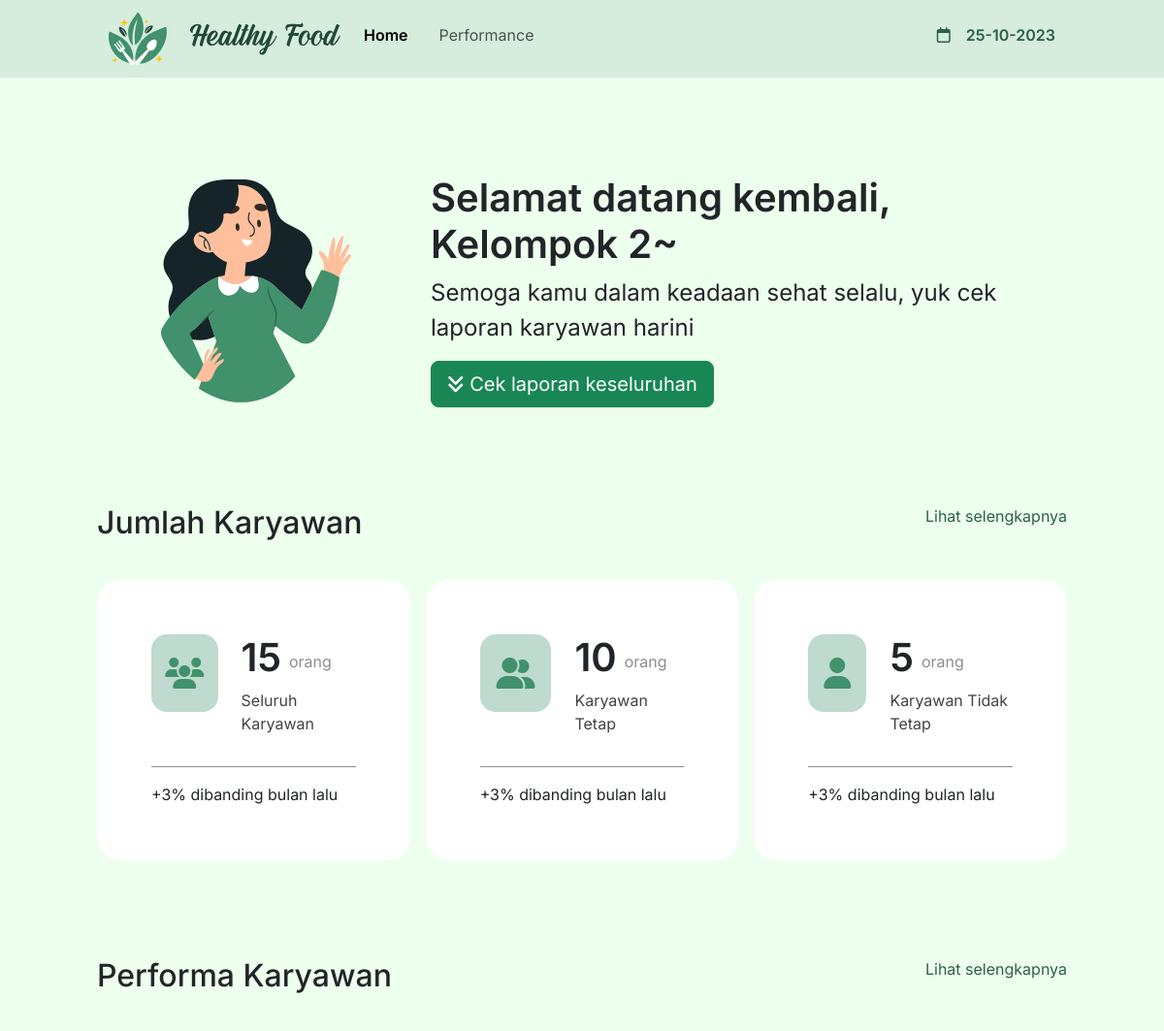
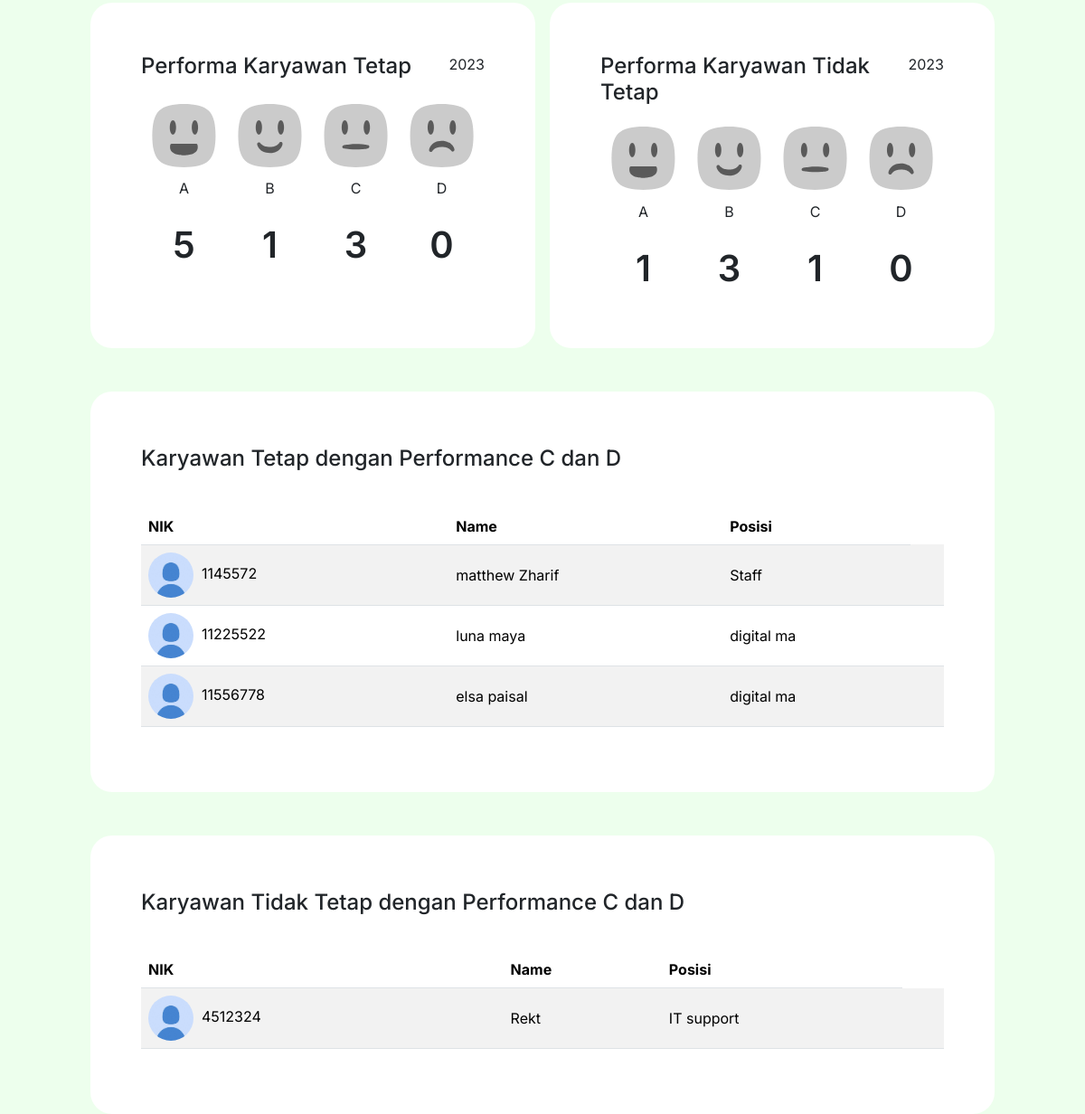
Before: / with the older database file (2 pictures, top to bottom).
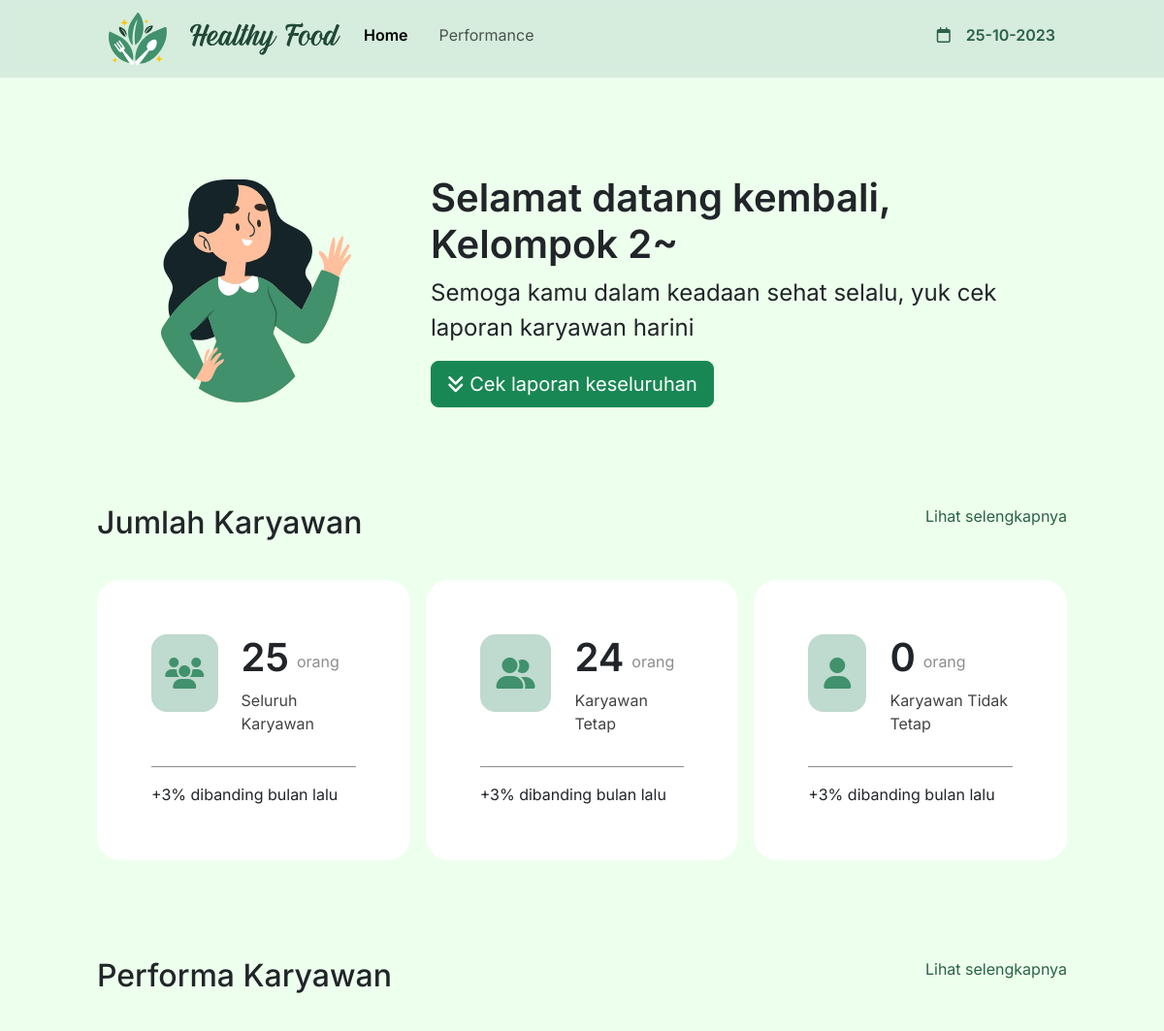
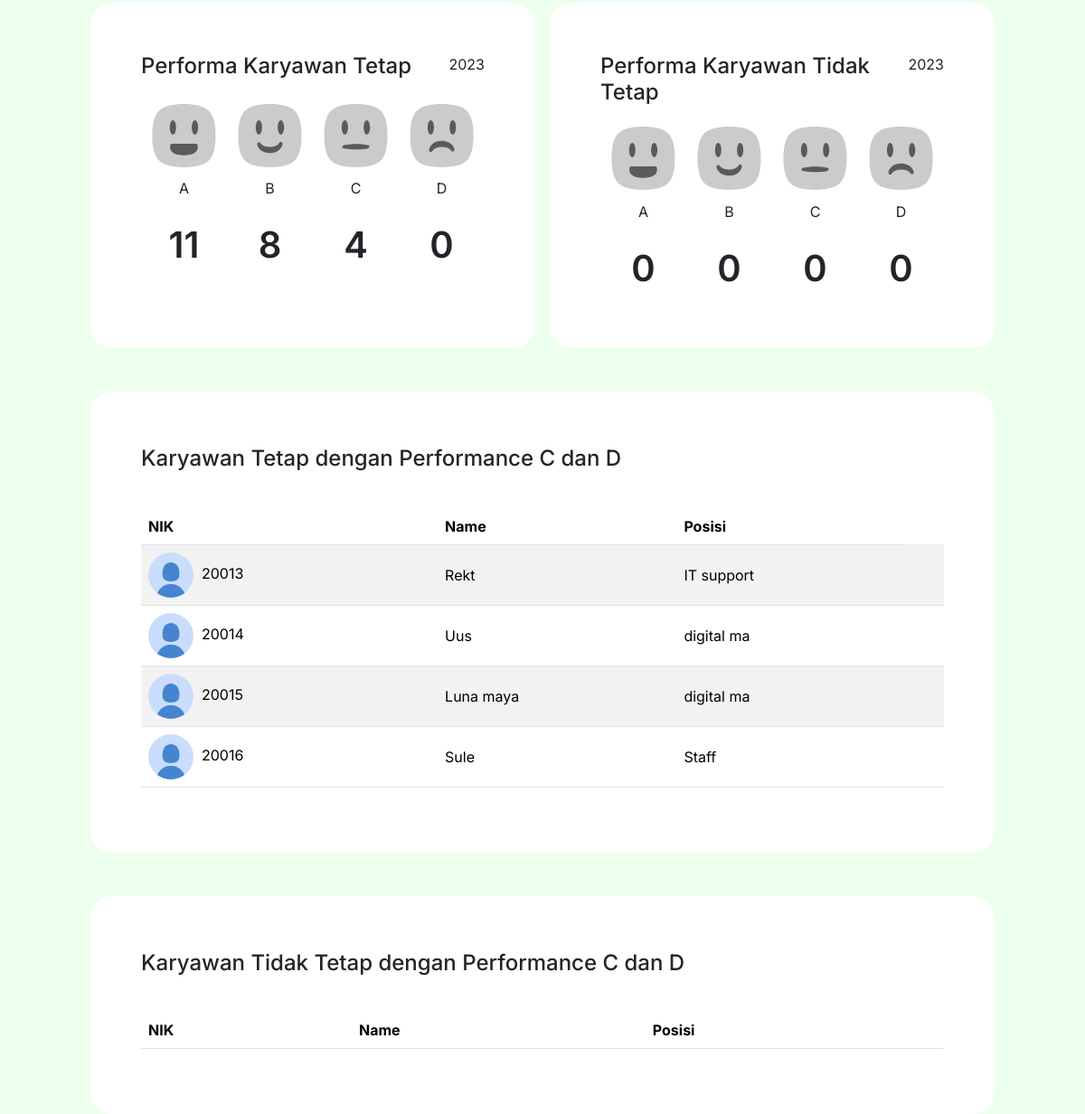
After: the same page with the newer database file (2 pictures, top to bottom).
### tables this page shows
CREATE TABLE `performance` (
  `nik` int(8) NOT NULL,
  `foto` varchar(200) NOT NULL,
  `nama` varchar(200) NOT NULL,
  `status_kerja` enum('Tetap','Tidak Tetap') NOT NULL,
  `position` varchar(10) NOT NULL,
  `tgl_penilaian` date NOT NULL,
  `responsibility` decimal(10,2) NOT NULL,
  `teamwork` decimal(10,2) NOT NULL,
  `management_time` decimal(10,2) NOT NULL,
  `total` decimal(10,2) NOT NULL,
  `grade` varchar(3) NOT NULL
);

### index.php (the view, shortened to what this page needs)
<?php
include "sqlConnect.php"
?>
<!doctype html>
<html lang="en">
<head>
  <link href="https://cdn.jsdelivr.net/npm/bootstrap@5.3.2/dist/css/bootstrap.min.css" rel="stylesheet">
  <link rel="stylesheet" href="style.css">
  <link rel="stylesheet" href="https://cdnjs.cloudflare.com/ajax/libs/font-awesome/6.4.2/css/all.min.css" />
</head>
<body>
  <nav class="navbar navbar-expand-lg bg-body-tertiary sticky-top">
    <div class="container-fluid">
      <a class="navbar-brand" href="#"><img src="images/logo.svg"><img src="images/logoText.svg"></a>
      <div class="collapse navbar-collapse" id="navbarNavAltMarkup">
        <div class="navbar-nav">
          <div>
            <a class="nav-link active" aria-current="page" href="index.php">Home</a>
            <a class="nav-link" href="performance.php">Performance</a>
          </div>
          <div>
            <i class="fa-regular fa-calendar"></i>
            <p id="tgl">tanggal</p>
          </div>
        </div>
      </div>
    </div>
  </nav>
  <div class="all">
    <div class="welcome">
      <img src="images/mascot.svg">
      <div class="text">
        <h1>Selamat datang kembali, Kelompok 2~</h1>
        <p>Semoga kamu dalam keadaan sehat selalu, yuk cek laporan karyawan harini</p>
        <button type="button" class="btn btn-success btn-lg"><i class="fa-solid fa-angles-down"></i> Cek laporan keseluruhan</button>
      </div>
    </div>
    <div class="jumlah-karyawan">
      <div class="titel">
        <h2>Jumlah Karyawan</h2>
        <a href="">Lihat selengkapnya</a>
      </div>
      <div class="cards">
        <div class="card">
          <div class="card-body">
            <div class="atas">
              <div class="ic"><i class="fa-solid fa-users fa-2xl"></i></div>
              <div class="isi">
              <?php
                  $sSQL = "SELECT COUNT(*) FROM performance ";
                  $result = mysqli_query($conn, $sSQL);
                  if ($result) {
                    $row = mysqli_fetch_row($result);
                    $totalSeluruh = $row[0];
                  }
                ?>
                <div>
                  <h1><?php echo $totalSeluruh; ?></h1>
                  <p>orang</p>
                </div>
                <p>Seluruh Karyawan</p>
              </div>
            </div>
            <div class="bawah">
              <div class="stat">+3% dibanding bulan lalu</div>
            </div>
          </div>
        </div>
        <div class="card">
          <div class="card-body">
            <div class="atas">
              <div class="ic"><i class="fa-solid fa-user-group fa-2xl"></i></div>
              <div class="isi">
              <?php
                  $sSQL = "SELECT COUNT(*) FROM performance WHERE status_kerja = 'Tetap' ";
                  $result = mysqli_query($conn, $sSQL);
                  if ($result) {
                    $row = mysqli_fetch_row($result);
                    $totalTetap = $row[0];
                  }
                ?>
                <div>
                  <h1><?php echo $totalTetap; ?></h1>
                  <p>orang</p>
                </div>
                <p>Karyawan Tetap</p>
              </div>
            </div>
            <div class="bawah">
              <div class="stat">+3% dibanding bulan lalu</div>
            </div>
          </div>
        </div>
        <div class="card">
          <div class="card-body">
            <div class="atas">
              <div class="ic"><i class="fa-solid fa-user fa-2xl"></i></div>
              <div class="isi">
                <?php
                  $sSQL = "SELECT COUNT(*) FROM performance WHERE status_kerja = 'Tidak Tetap' ";
                  $result = mysqli_query($conn, $sSQL);
                  if ($result) {
                    $row = mysqli_fetch_row($result);
                    $totalTidakTetap = $row[0];
                  }
                ?>
                <div>
                  <h1><?php echo $totalTidakTetap; ?></h1>
                  <p>orang</p>
                </div>
                <p>Karyawan Tidak Tetap</p>
              </div>
            </div>
            <div class="bawah">
              <div class="stat">+3% dibanding bulan lalu</div>
            </div>
          </div>
        </div>
      </div>
    </div>
    <div class="performa-karyawan">
      <div class="titel">
        <h2>Performa Karyawan</h2>
        <a href="">Lihat selengkapnya</a>
      </div>
      <div class="cards">
        <div class="card">
          <div class="card-body">
            <div class="desc">
              <h4>Performa Karyawan Tetap</h4>
              <p>2023</p>
            </div>
            <div class="rates">
              <?php
              $sSQL = "SELECT grade, COUNT(*) AS count FROM performance WHERE status_kerja = 'Tetap' AND grade IN ('A', 'B', 'C', 'D') GROUP BY grade";
              $result = mysqli_query($conn, $sSQL);
              $gradeCounts = array('A' => 0, 'B' => 0, 'C' => 0, 'D' => 0);
              while ($row = mysqli_fetch_assoc($result)) {
                $gradeCounts[$row['grade']] = $row['count'];
              }
              ?>
              <div class="rate">
                <img src="images/emojiA.svg" class="ori">
                <p>A</p>
                <h1><?php echo $gradeCounts['A']; ?></h1>
              </div>
              <div class="rate">
                <img src="images/emojiB.svg" class="ori">
                <p>B</p>
                <h1><?php echo $gradeCounts['B']; ?></h1>
              </div>
              <div class="rate">
                <img src="images/emojiC.svg" class="ori">
                <p>C</p>
                <h1><?php echo $gradeCounts['C']; ?></h1>
              </div>
              <div class="rate">
                <img src="images/emojiD.svg" class="ori">
                <p>D</p>
                <h1><?php echo $gradeCounts['D']; ?></h1>
              </div>
            </div>
          </div>
        </div>
        <div class="card">
          <div class="card-body">
            <div class="desc">
              <h4>Performa Karyawan Tidak Tetap</h4>
              <p>2023</p>
            </div>
            <div class="rates">
              <?php
              $sSQL = "SELECT grade, COUNT(*) AS count FROM performance WHERE status_kerja = 'Tidak Tetap' AND grade IN ('A', 'B', 'C', 'D') GROUP BY grade";
              $result = mysqli_query($conn, $sSQL);
              $gradeCounts = array('A' => 0, 'B' => 0, 'C' => 0, 'D' => 0);
              while ($row = mysqli_fetch_assoc($result)) {
                $gradeCounts[$row['grade']] = $row['count'];
              }
              ?>
              <div class="rate">
                <img src="images/emojiA.svg" class="ori">
                <p>A</p>
                <h1><?php echo $gradeCounts['A']; ?></h1>
              </div>
              <div class="rate">
                <img src="images/emojiB.svg" class="ori">
                <p>B</p>
                <h1><?php echo $gradeCounts['B']; ?></h1>
              </div>
              <div class="rate">
                <img src="images/emojiC.svg" class="ori">
                <p>C</p>
                <h1><?php echo $gradeCounts['C']; ?></h1>
              </div>
              <div class="rate">
                <img src="images/emojiD.svg" class="ori">
                <p>D</p>
                <h1><?php echo $gradeCounts['D']; ?></h1>
              </div>
            </div>
          </div>
        </div>
      </div>
      <div class="card mt-5">
        <div class="card-body">
          <div class="col-12">
            <div class="card-title">
              <h4 class="table-title mt-1">Karyawan Tetap dengan Performance C dan D</h4>
            </div>
          </div>
        </div>
        <div class="table-responsive p-3" >
          <table class="table table-striped">
            <thead>
              <tr>
                <th>NIK</th>
                <th>Name</th>
                <th>Posisi</th>
              </tr>
            </thead>
            <tbody>
              <?php
              $sSQL = " select * from performance where status_kerja = 'Tetap' and (grade = 'C' OR grade = 'D')";
              $result = mysqli_query($conn, $sSQL);
              if (mysqli_num_rows($result) > 0) {
                while ($row = mysqli_fetch_assoc($result)) {
              ?>
                  <tr>
                    <td>
                      <img class="img-fluid rounded-circle" src="
                  <?php if ($row['foto']) {
                    $filePath = "databaseFoto/" . $row['foto'];
                    if (file_exists($filePath)) {
                      echo $filePath;
                    } else {
                      echo "images/defaultProfile.jpg";
                    }
                  } else {
                    echo "images/defaultProfile.jpg";
                  } ?>" style="width:50px;height:50px;">
                      &nbsp;<?php echo $row['nik']; ?>
                    </td>
                    <td style="vertical-align: middle; "><?php echo $row['nama']; ?></td>
                    <td style="vertical-align: middle; "><?php echo $row['position']; ?></td>
                    <td>
                    </td>
                  </tr>
              <?php
                }
              }
              ?>
            </tbody>
          </table>
        </div>
      </div>
      <div class="card mt-5">
        <div class="card-body">
          <div class="col-12 ">
            <div class="card-title">
              <h4 class="table-title mt-1">Karyawan Tidak Tetap dengan Performance C dan D</h4>
            </div>
          </div>
        </div>
        <div class="table-responsive p-3" >
          <table class="table table-striped" >
            <thead>
              <tr>
                <th>NIK</th>
                <th>Name</th>
                <th>Posisi</th>
              </tr>
            </thead>
            <tbody>
              <?php
              $sSQL = " select * from performance where status_kerja = 'Tidak Tetap' and (grade = 'C' OR grade = 'D')";
              $result = mysqli_query($conn, $sSQL);
              if (mysqli_num_rows($result) > 0) {
                while ($row = mysqli_fetch_assoc($result)) {
              ?>
                  <tr>
                    <td >
                      <img class="img-fluid rounded-circle" src="
                  <?php if ($row['foto']) {
                    $filePath = "databaseFoto/" . $row['foto'];
                    if (file_exists($filePath)) {
                      echo $filePath;
                    } else {
                      echo "images/defaultProfile.jpg";
                    }
                  } else {
                    echo "images/defaultProfile.jpg";
                  } ?>" style="width:50px;height:50px;">
                      &nbsp;<?php echo $row['nik']; ?>
                    </td>
                    <td style="vertical-align: middle; "><?php echo $row['nama']; ?></td>
                    <td style="vertical-align: middle; "><?php echo $row['position']; ?></td>
                    <td>
                    </td>
                  </tr>
              <?php
                }
              }
              ?>
            </tbody>
          </table>
        </div>
      </div>
    </div>
</body>
</html>

### style.css (style rules this page uses)
body { background-color: #EDFFED; height: 2000px; font-family: 'Inter', sans-serif; }
h1 { font-weight: 600; }
.jumlah-karyawan, .performa-karyawan { display: flex; flex-direction: column; margin: 100px 0 100px 0; }
.titel { padding-bottom: 32px; display: flex; justify-content: space-between; }
a { color: #2B6148; text-decoration: none; }
.card { border-radius: 24px; border: none; padding: 40px; }
@media only screen and (min-width: 600px) { .all { margin: 80px 100px 0 100px; } }

Changed rows visible on the page:
removed performance: nik "1145572", nama "matthew Zharif", position "Staff", shown under "Karyawan Tetap dengan Performance C dan D"
removed performance: nik "11225522", nama "luna maya", position "digital ma", shown under "Karyawan Tetap dengan Performance C dan D"
removed performance: nik "11556778", nama "elsa paisal", position "digital ma", shown under "Karyawan Tetap dengan Performance C dan D"
removed performance: nik "4512324", nama "Rekt", position "IT support", shown under "Karyawan Tidak Tetap dengan Performance C dan D"
added performance: nik "20013", nama "Rekt", position "IT support", shown under "Karyawan Tetap dengan Performance C dan D"
added performance: nik "20014", nama "Uus", position "digital ma", shown under "Karyawan Tetap dengan Performance C dan D"
added performance: nik "20015", nama "Luna maya", position "digital ma", shown under "Karyawan Tetap dengan Performance C dan D"
added performance: nik "20016", nama "Sule", position "Staff", shown under "Karyawan Tetap dengan Performance C dan D"
Other visible differences:
$totalSeluruh: "15" → "25"
$totalTetap: "10" → "24"
$totalTidakTetap: "5" → "0"
$gradeCounts['A']: "5" → "11"
$gradeCounts['B']: "1" → "8"
$gradeCounts['C']: "3" → "4"
$gradeCounts['A']: "1" → "0"
$gradeCounts['B']: "3" → "0"
$gradeCounts['C']: "1" → "0"
